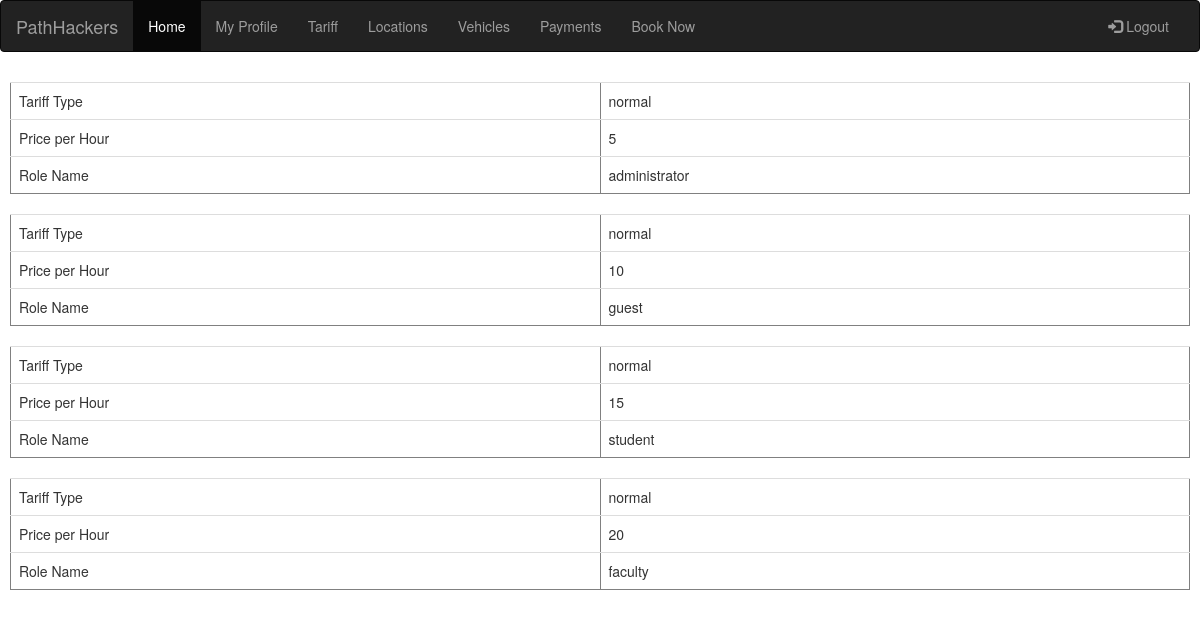
The page /PathHackers/PathHackers/tariff.php on the database its author committed.
### tables this page shows
CREATE TABLE `tariffs` (
  `id` int(11) NOT NULL,
  `tariffType` varchar(20) NOT NULL,
  `pricePerHour` int(11) NOT NULL,
  `roleId` int(11) NOT NULL,
  `autoRenewal` varchar(20) NOT NULL
);

CREATE TABLE `userrole` (
  `id` int(11) NOT NULL,
  `roleName` varchar(20) NOT NULL,
  `userId` int(11) NOT NULL
);

### PathHackers/PathHackers/tariff.php (the view, shortened to what this page needs)
<!DOCTYPE html>
<html lang="en">
<head>
  <link rel="stylesheet" href="http://maxcdn.bootstrapcdn.com/bootstrap/3.3.6/css/bootstrap.min.css">
</head>
<body>
<nav class="navbar navbar-inverse">
  <div class="container-fluid">
    <div class="navbar-header">
      <a class="navbar-brand" href="home.php">PathHackers</a>
    </div>
    <div class="collapse navbar-collapse" id="myNavbar">
      <ul class="nav navbar-nav">
        <li class="active"><a href="Home.php">Home</a></li>
        <li><a href="myprofile.php">My Profile</a></li>
        <li><a href="tariff.php">Tariff</a></li>
        <li><a href="locations.php">Locations</a></li>
        <li><a href="vehicles.php">Vehicles</a></li>
        <li><a href="Payments.php">Payments</a></li>
		<li><a href="booking.php">Book Now</a></li>
      </ul>
      <ul class="nav navbar-nav navbar-right">
        <li><a href="#"><span class="glyphicon glyphicon-log-in"></span> Logout</a></li>
      </ul>
    </div>
  </div>
</nav>
<div style="padding:10px">
<?php
$servername = "localhost";
$username = "root";
$password = "";
$dbname = "parking";
$conn = new mysqli($servername, $username, $password, $dbname);
$sql = "SELECT tariffType,pricePerHour,autoRenewal,roleName FROM tariffs,userrole where tariffs.roleID=userrole.id";
$result = $conn->query($sql);
if ($result->num_rows > 0) {
     while($row = $result->fetch_assoc()) {
         echo "<table class=\"table table-hover\" border='1' width=80%>
		 <tr><td width=50%>Tariff Type</td><td width=50%>". $row["tariffType"]. "</td></tr>
		 <tr><td width=50%>Price per Hour</td><td width=50%> ". $row["pricePerHour"]. "</td></tr>
		 <tr><td width=50%>Role Name</td><td width=50%>" . $row["roleName"] . "</td></tr>
  </table>";
     }
} else {
     echo "0 results";
}
?>
</div>
</body>
</html>

### rows shown on the page
tariffs: tariffType "normal", pricePerHour "5", userrole.roleName "administrator"
tariffs: tariffType "normal", pricePerHour "10", userrole.roleName "guest"
tariffs: tariffType "normal", pricePerHour "15", userrole.roleName "student"
tariffs: tariffType "normal", pricePerHour "20", userrole.roleName "faculty"
